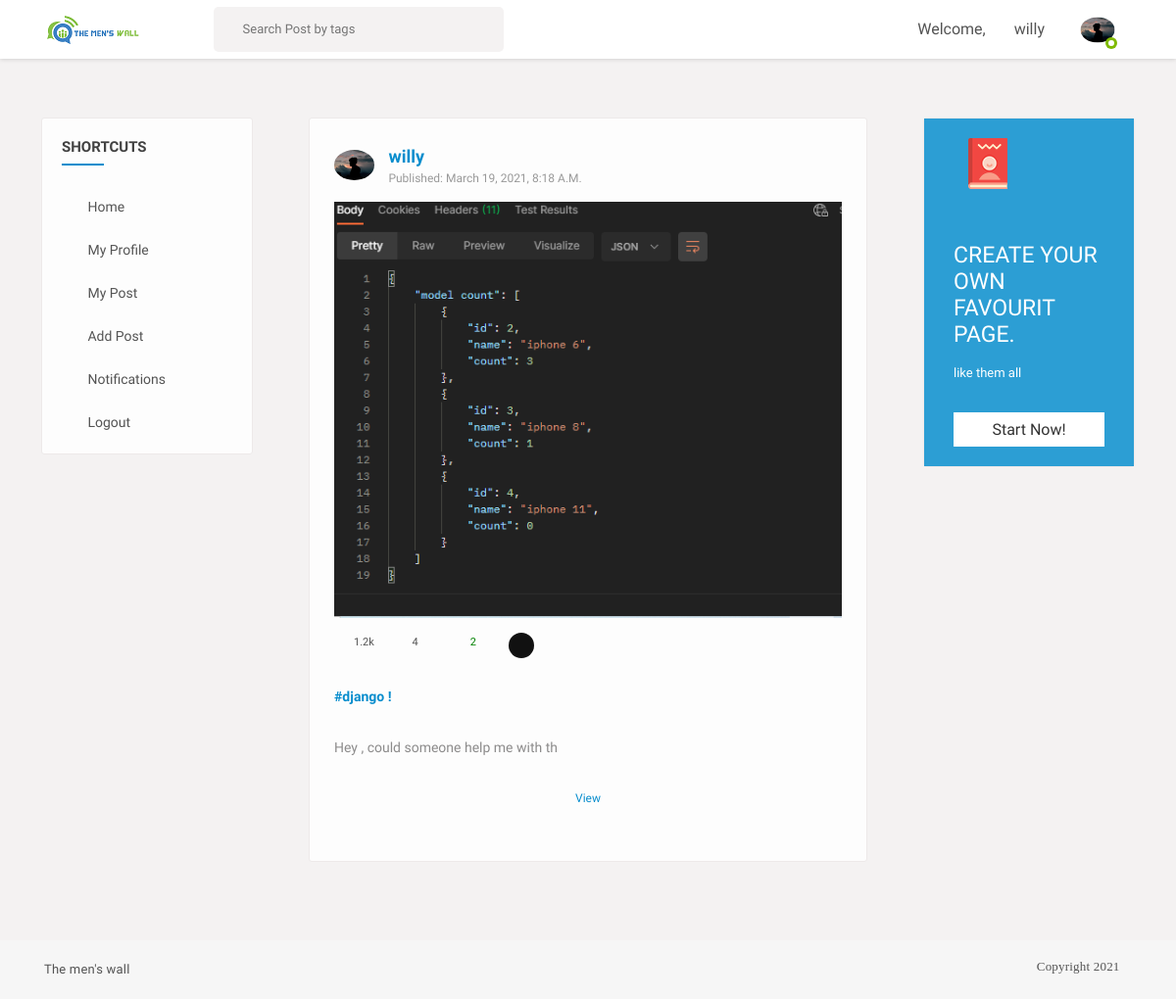
The app's page /user_posts/willy (signed in) with its own data.
### users/models.py (models this page shows, shortened)
class Profile(models.Model):
	user = models.OneToOneField(User, on_delete=models.CASCADE)
	image = models.ImageField(default='default.png', upload_to='profile_pics')
	slug = AutoSlugField(populate_from='user')
	bio = models.CharField(max_length=255, blank=True)
	friends = models.ManyToManyField("Profile", blank=True)

### feed/models.py (models this page shows, shortened)
class Post(models.Model):
	description = models.CharField(max_length=255, blank=True)
	pic = models.ImageField(upload_to='path/to/img')
	date_posted = models.DateTimeField(default=timezone.now)
	user_name = models.ForeignKey(User, on_delete=models.CASCADE)
	tags = models.CharField(max_length=100, blank=True)

### feed/views.py (the view)
# urls.py: path('user_posts/<str:username>', UserPostListView.as_view(), name='user-posts'),
class UserPostListView(LoginRequiredMixin, ListView):
	model = Post
	template_name = 'feed/user_posts.html'
	context_object_name = 'posts'
	paginate_by = 10
	def get_context_data(self, **kwargs):
		context = super(UserPostListView, self).get_context_data(**kwargs)
		p = Profile.objects.filter(user = self.request.user).first()
		u = p.user
		user = get_object_or_404(User, username=self.kwargs.get('username'))
		liked = [i for i in Post.objects.filter(user_name=user) if Like.objects.filter(user = self.request.user, post=i)]
		context = {
				'u':u,
				'posts':liked
			}
		return context
	def get_queryset(self):
		user = get_object_or_404(User, username=self.kwargs.get('username'))
		return Post.objects.filter(user_name=user).order_by('-date_posted')

### feed/templates/feed/user_posts.html (shortened to what this page needs)
{% extends "basefeed.html" %}
{% load static %}
{% block content %}
<section>
  <div class="gap gray-bg">
    <div class="container-fluid">
      <div class="row">
        <div class="col-lg-12">
          <div class="row" id="page-contents">
            <div class="col-lg-3">
              <aside class="sidebar static">
                <div class="widget stick-widget">
                  <h4 class="widget-title">Shortcuts</h4>
                  <ul class="naves">
                    <li>
                      <i class="ti-home"></i>
                      <a href="{% url 'home' %}" title="">Home</a>
                    </li>
                    <li>
                      <i class="ti-user"></i>
                      <a href="{% url 'edit_profile' %}" title="">My profile</a>
                    </li>
                    <li>
                      <i class="ti-files"></i>
                      <a href="{% url 'user-posts' request.user.username %}" title="">My post</a>
                    </li>
                    <li>
                      <i class="ti-files"></i>
                      <a href="{% url 'post-create' %}" title="">Add post</a>
                    </li>
                    <li>
                      <i class="ti-bell"></i>
                      <a href="#" title="">Notifications</a>
                    </li>
                    <li>
                      <i class="ti-power-off"></i>
                      <a href="{% url 'logout' %}" title="">Logout</a>
                    </li>
                  </ul>
                </div>
              </aside>
            </div>
            <div class="col-lg-6">
              <div class="loadMore">
                {% for post in posts %}
                <div class="central-meta item">
                <div class="user-post">
                  <div class="friend-info">
                    <figure>
                      <img src="{{ post.user_name.profile.image.url }}" alt="">
                    </figure>
                    <div class="friend-name">
                      <ins><a href="#" title="">{{ post.user_name }}</a></ins>
                      <span>published: {{ post.date_posted }}</span>
                    </div>
                    <div class="post-meta">
                      <img src="{{ post.pic.url }}" alt="">
                      <div class="we-video-info">
                        <ul>
                          <li>
                            <span class="views" data-toggle="tooltip" title="views">
                              <i class="fa fa-eye"></i>
                              <ins>1.2k</ins>
                            </span>
                          </li>
                          <li>
                            <span class="comment" data-toggle="tooltip" title="Comments">
                              <i class="fa fa-comments-o"></i>
                              <ins>{{ post.details.count }}</ins>
                            </span>
                          </li>
                          <li>
                              {% if post in liked_post %}
                              <span class="dislike" data-toggle="tooltip" title="dislike">
                                  <i class="ti-heart-broken"></i>
                                  <ins>{{post.likes.count}}</ins>
                              </span>
                              {% else %}
                              <span class="like" data-toggle="tooltip" title="like">
                                  <i class="ti-heart"></i>
                                  <ins>{{post.likes.count}}</ins>
                              </span>
                              {% endif %}
                          </li>
                             <li class="social-media">
                            <div class="menu">
                              <div class="btn trigger"><i class="fa fa-share-alt"></i></div>
                              <div class="rotater">
                              </div>
                              <div class="rotater">
                              </div>
                              <div class="rotater">
                              </div>
                              <div class="rotater">
                              </div>
                              <div class="rotater">
                              </div>
                              <div class="rotater">
                              </div>
                              <div class="rotater">
                              </div>
                              <div class="rotater">
                              </div>
                            </div>
                          </li>
                        </ul>
                      </div>
                      <div class="description">
                        <p>
                          {% if post.tags %}
                          <a href="#" title="">{{ post.tags }} !</a></br>
                            <br />
                            {% endif %}
                         {{ post.description }}</p>
                      </div>
                    </div>
                  </div>
                  <div class="coment-area">
                    <ul class="we-comet">
                      <li>
                        <a href="{% url 'post-detail' post.id %}" title="" class="showmore underline">View</a>
                      </li>
                    </ul>
                  </div>
                </div>
              </div>
              {% endfor %}
              </div>
            </div>
            <div class="col-lg-3">
              <aside class="sidebar static">
                <div class="widget friend-list stick-widget">
                  <div class="banner medium-opacity bluesh">
                    <div class="bg-image" style="background-image: url(images/resources/baner-widgetbg.jpg)"></div>
                    <div class="baner-top">
                      <span><img alt="" src="images/book-icon.png"></span>
                      <i class="fa fa-ellipsis-h"></i>
                    </div>
                    <div class="banermeta">
                      <p>
                        create your own favourit page.
                      </p>
                      <span>like them all</span>
                      <a data-ripple="" title="" href="#">start now!</a>
                    </div>
                  </div>
                </div>
              </aside>
            </div>
          </div>
        </div>
      </div>
    </div>
  </div>
</section>
{% endblock content %}

### feed/templates/basefeed.html (shortened to what this page needs)
{% load static %}
<!DOCTYPE html>
<html lang="en">
<head>
    <link rel="stylesheet" href="{% static 'css/main.min.css' %}">
    <link rel="stylesheet" href="{% static 'css/style.css' %}">
    <link rel="stylesheet" href="{% static 'css/color.css' %}">
    <link rel="stylesheet" href="{% static 'css/responsive.css' %}">
</head>
<body>
    <div class="theme-layout">
        <div class="topbar stick">
            <div class="logo">
                <a title="" href=""><img src="{% static 'images/logo.png' %}" alt=""></a>
            </div>
            <div class="top-area">
                <div class="top-search">
                    <form action="{% url 'search_posts' %}" method="GET" class="">
                        <input name="p" type="text" placeholder="Search Post by tags" />
                        <button data-ripple type="submit"><i class="ti-search"></i></button>
                    </form>
                </div>
                <ul class="setting-area">
                    <li><span>Welcome,</span></li>
                    <li><span>{{request.user.username}}</span></li>
                </ul>
                <div class="user-img">
                    <img src="{{ u.profile.image.url }}" alt="" style="width: 50px;";>
                    <span class="status f-online"></span>
                </div>
            </div>
        </div>
        {% block content %}
        {% endblock content %}
        <div class="bottombar">
            <div class="container">
                <div class="row">
                    <div class="col-md-12">
                        <span class="copyright"><a target="_blank" href="#">The men's wall</a></span>
                        <i i class="fa fa-copyright"><span class="copyright"><a target="_blank" href="#">Copyright 2021</a></span></i>
                    </div>
                </div>
            </div>
        </div>
    </div>
</body>
</html>

### feed/static/css/color.css (style rules this page uses)
.product-carousel .owl-nav .owl-prev::before, .product-carousel .owl-nav .owl-next::before, .product-caro .owl-prev:hover:before, .product-caro .owl-next:hover:before, .log-reg-area form .forgot-pwd, .log-reg-area form .already-have, .log-reg-area > p a, .top-area > ul > li > a > span, .timeline-info > ul li a.active, .timeline-info > ul li a:hover, .dropdowns > a.more-mesg, .activity-meta > h6 a, .activity-meta > span a:hover, .friend-name > ins, .description > p a, .we-reply, .sidebar .widget li:hover > a, .sidebar .widget li:hover > i, .friend-meta > a, .user-setting > a:hover, .we-comet li a.showmore, .twiter-feed > li p a, .tutor-links > li i, .tutor-links > li:hover, .pepl-info > span, .page-meta > a, .frnds .nav-tabs .nav-item a.active, .f-title i, #work > div a, .basics > li i, .education > li i, .groups > span i, a.forgot-pwd, .friend-meta > h4 a:hover, .x_title > h2, .post-meta .detail > span, .add-btn > a:hover, .top-area > ul.main-menu > li > ul li a:hover, .dropdowns.active > a i, .user-setting > a i, .form-group input.form-file ~ .control-label, .form-group input.has-value ~ .control-label, .form-group input:focus ~ .control-label, .form-group input:valid ~ .control-label, .form-group select ~ .control-label, .form-group textarea.form-file ~ .control-label, .form-group textarea.has-value ~ .control-label, .form-group textarea:focus ~ .control-label, .form-group textarea:valid ~ .control-label, .flaged > h3, .invition .friend-meta a.invite:hover, .more-optns > ul li:hover, .post-title > h4 a:hover, .post-title .p-date a:hover, .l-post .l-post-meta > h4 a:hover, .read:hover, blockquote, .tags > a:hover, .comment-titles > span, .help-list > ul li a:hover i, .carrer-title > h2 > span, .carrer-title > span a, .open-position > h4 a:hover, .option-set.icon-style > li > a.selected, .category-box > i, .getquot-baner > a, .branches-box > ul li i, .help-topic-result > h2 a:hover, .product-name > h5 a:hover, .full-postmeta .shopnow, .prices.style2 ins span, .single-btn > li > a.active, .total-box > ul > li.final-total, .logout-meta > p a, .forum-list table tbody tr td i, .forum-list table tbody tr td a, .widget ul.recent-topics > li > i, .date-n-reply > a, .topic-data > span, .help-list > ul li a:hover, .employer-info h2, .job-detail > ul li i, .company-intro > a { color: #088dcd; }
#nprogress .bar, .timeline-info > ul li a::before, .add-btn > a, .activitiez > li::before, form button, .colla-apps > li a:hover, a.underline:before, .setting-row input:checked + label, .user-avatar:hover .edit-phto, .error-meta > a, .color-bg, .add-butn, .nav.nav-tabs.likes-btn > li a.active, a.dislike-btn, .drop > a:hover, .btn-view.btn-load-more:hover, .accordion .card h5 button[aria-expanded="true"], .chat-head, .f-page > figure em, .inbox-panel-head > ul > li > a, .nav-tabs--left .nav-link.active, .nav-tabs--left .nav-link.active:hover, footer .widget-title h4::before, #topcontrol, .sidebar .widget-title::before, .f-title::before, .g-post-classic > figure > i::after, .purify > a, .help-list > a:hover, .open-position::before, .info > a, .category-box:hover, .category-box.selected, a.main-btn, .section-heading::before, .getquot-baner, .more-branches > h4::before, .is-helpful > a, .cart-optionz > li > a:hover, .paginationz > li a:hover, .paginationz > li a.active, .shopping-cart, a.btn2:hover, .form-submit > input[type="submit"], button.submit-checkout, .delete-cart:hover, .proceed .button, .amount-area .update-cart, a.addnewforum, .apply-bttons > a { background: #088dcd; }

### feed/static/css/responsive.css (style rules this page uses)
@media screen and (max-width: 1281px) and (min-width: 1024px) { .sidebar .widget li > a { font-size: 14px; } }

### records on screen
Post: user_name.profile.image (picture), user_name "willy", date_posted "March 19, 2021, 8:18 A.m.", pic (picture), details.count "4", likes.count "2", tags "#django", description "Hey , could someone help me with th"

### other values on screen
{{ request.user.username }} "willy"
